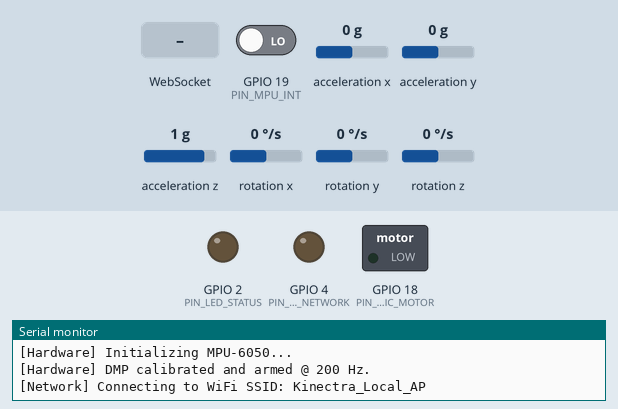
Recording of a program running on a simulated ESP32. Parts: switched loads named in the program (green lamp = pin HIGH), output pins drawn as LEDs (lit = HIGH), the last lines printed to the serial monitor. The test bench sets the inputs (shaded band); at power-on: GPIO 19 (PIN_MPU_INT) LOW, acceleration x 0 g, acceleration y 0 g, acceleration z 1 g, rotation x 0 °/s, rotation y 0 °/s, rotation z 0 °/s. WiFi joins after 1.5 s; servers stay silent unless stated; the sensor or clock chip raises its interrupt line as the real part does.

Above: at 1.1 s.
At 3.4 s:
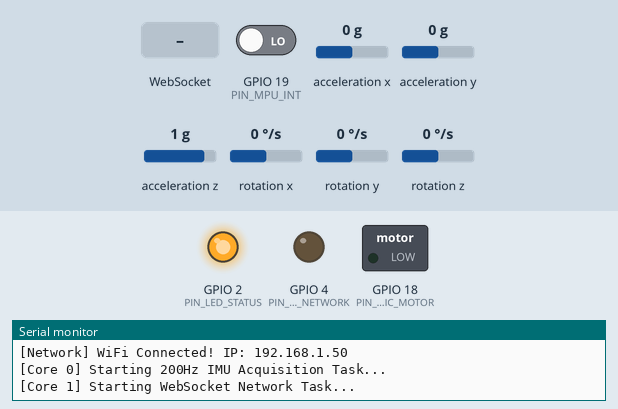
3.5 s: WebSocket text "HAPTIC_PULSE" received
At 4.3 s:
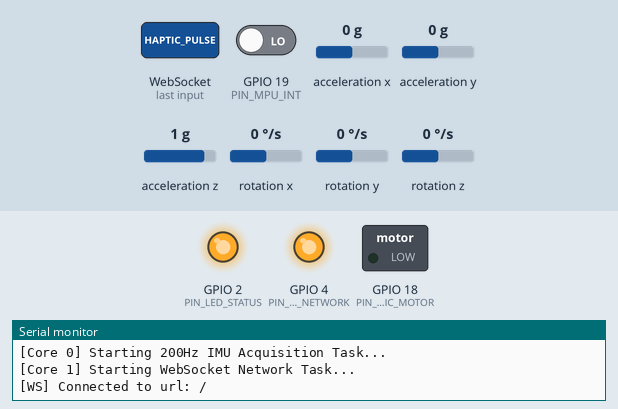
Timing chart, 0 to 6.5 s (numbered marks = the images above; inputs shaded):
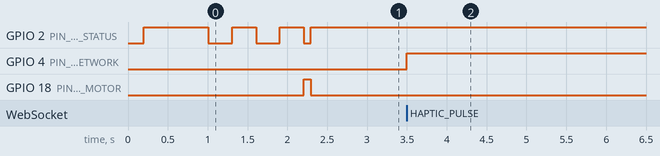

The program:

main.cpp
```cpp
/**
 * ============================================================================
 * Kinectra Sports Biomechanics — Edge Hardware Firmware
 * Microcontroller: ESP32-WROOM-32D
 * Authors: Sharad Singh (@sharad619619)
 * Description: High-speed 200Hz 6-DOF IMU motion ingestion, DMP processing,
 *              sensor-fusion telemetry streaming via WebSockets, and real-time
 *              tactile feedback triggering.
 * ============================================================================
 */

#include <Arduino.h>
#include <WiFi.h>
#include <WebSocketsClient.h>
#include <ArduinoJson.h>
#include <Wire.h>
#include "I2Cdev.h"
#include "MPU6050_6Axis_MotionApps20.h"
#include "config.h"

// Hardware Objects
MPU6050 mpu;
WebSocketsClient webSocket;

// FreeRTOS Task Handles
TaskHandle_t TaskIMUHandle;
TaskHandle_t TaskNetworkHandle;
QueueHandle_t telemetryQueue;

// MPU Control & Status Variables
bool dmpReady = false;
uint8_t mpuIntStatus;
uint8_t devStatus;
uint16_t packetSize;
uint16_t fifoCount;
uint8_t fifoBuffer[64];

// Orientation & Motion Containers
Quaternion q;           // [w, x, y, z] quaternion container
VectorInt16 aa;         // [x, y, z] accel sensor measurements
VectorInt16 aaReal;     // [x, y, z] gravity-free accel measurements
VectorInt16 aaWorld;    // [x, y, z] world-frame accel measurements
VectorFloat gravity;    // [x, y, z] gravity vector
float ypr[3];           // [yaw, pitch, roll] in radians

// Struct for inter-task communication
struct TelemetryFrame {
    uint32_t timestamp_ms;
    float yaw;
    float pitch;
    float roll;
    float accel_x_g;
    float accel_y_g;
    float accel_z_g;
    float gyro_x_dps;
    float gyro_y_dps;
    float gyro_z_dps;
    float total_g;
    bool impact_detected;
};

volatile bool mpuInterrupt = false;
void IRAM_ATTR dmpDataReady() {
    mpuInterrupt = true;
}

// ============================================================================
// Haptic Alert Driver
// ============================================================================
void triggerHapticFeedback(uint16_t duration_ms) {
    digitalWrite(PIN_HAPTIC_MOTOR, HIGH);
    vTaskDelay(pdMS_TO_TICKS(duration_ms));
    digitalWrite(PIN_HAPTIC_MOTOR, LOW);
}

// ============================================================================
// WebSocket Event Handler (Core 1)
// ============================================================================
void webSocketEvent(WStype_t type, uint8_t * payload, size_t length) {
    switch(type) {
        case WStype_DISCONNECTED:
            digitalWrite(PIN_LED_NETWORK, LOW);
            Serial.println("[WS] Disconnected from Biomechanics Gateway");
            break;
        case WStype_CONNECTED:
            digitalWrite(PIN_LED_NETWORK, HIGH);
            Serial.printf("[WS] Connected to url: %s\n", payload);
            break;
        case WStype_TEXT: {
            // Parse inbound feedback commands from backend/AI
            StaticJsonDocument<256> doc;
            DeserializationError err = deserializeJson(doc, payload, length);
            if (!err) {
                const char* command = doc["cmd"] | "";
                if (strcmp(command, "HAPTIC_PULSE") == 0) {
                    uint16_t duration = doc["duration_ms"] | HAPTIC_PULSE_WARN_MS;
                    triggerHapticFeedback(duration);
                }
            }
            break;
        }
        case WStype_BIN:
        case WStype_ERROR:
        default:
            break;
    }
}

// ============================================================================
// Task 1: High-Speed IMU Data Ingestion (Pinned to Core 0)
// ============================================================================
void TaskIMU(void * pvParameters) {
    Serial.println("[Core 0] Starting 200Hz IMU Acquisition Task...");

    TickType_t xLastWakeTime = xTaskGetTickCount();
    const TickType_t xFrequency = pdMS_TO_TICKS(5); // 5ms = 200 Hz

    for(;;) {
        if (dmpReady && mpuInterrupt) {
            mpuInterrupt = false;
            mpuIntStatus = mpu.getIntStatus();
            fifoCount = mpu.getFIFOCount();

            if ((mpuIntStatus & 0x10) || fifoCount == 1024) {
                mpu.resetFIFO();
                Serial.println("[IMU] FIFO Overflow detected and reset");
            } else if (mpuIntStatus & 0x02) {
                while (fifoCount < packetSize) fifoCount = mpu.getFIFOCount();
                mpu.getFIFOBytes(fifoBuffer, packetSize);
                fifoCount -= packetSize;

                // Decode DMP orientation & gravity vectors
                mpu.dmpGetQuaternion(&q, fifoBuffer);
                mpu.dmpGetGravity(&gravity, &q);
                mpu.dmpGetYawPitchRoll(ypr, &q, &gravity);
                mpu.dmpGetAccel(&aa, fifoBuffer);
                mpu.dmpGetLinearAccel(&aaReal, &aa, &gravity);

                TelemetryFrame frame;
                frame.timestamp_ms = millis();
                frame.yaw = ypr[0] * 180.0f / M_PI;
                frame.pitch = ypr[1] * 180.0f / M_PI;
                frame.roll = ypr[2] * 180.0f / M_PI;

                // Conversion to G and deg/s
                frame.accel_x_g = (float)aaReal.x / 2048.0f; // Scale factor for +/- 16g
                frame.accel_y_g = (float)aaReal.y / 2048.0f;
                frame.accel_z_g = (float)aaReal.z / 2048.0f;
                frame.total_g = sqrtf(frame.accel_x_g * frame.accel_x_g +
                                      frame.accel_y_g * frame.accel_y_g +
                                      frame.accel_z_g * frame.accel_z_g);

                // Detect bat impact spike or sudden bowling arm release deceleration
                frame.impact_detected = (frame.total_g > 6.5f);

                // Send frame to non-blocking network queue
                xQueueOverwrite(telemetryQueue, &frame);
            }
        }
        vTaskDelayUntil(&xLastWakeTime, xFrequency);
    }
}

// ============================================================================
// Task 2: Network & WebSocket Stream (Pinned to Core 1)
// ============================================================================
void TaskNetwork(void * pvParameters) {
    Serial.println("[Core 1] Starting WebSocket Network Task...");

    TelemetryFrame currentFrame;
    StaticJsonDocument<384> doc;
    char jsonBuffer[384];

    for(;;) {
        webSocket.loop();

        if (xQueueReceive(telemetryQueue, &currentFrame, pdMS_TO_TICKS(10)) == pdTRUE) {
            if (webSocket.isConnected()) {
                doc.clear();
                doc["node_id"] = "kinectra-node-alpha";
                doc["ts"] = currentFrame.timestamp_ms;

                JsonObject euler = doc.createNestedObject("euler");
                euler["y"] = round(currentFrame.yaw * 10.0f) / 10.0f;
                euler["p"] = round(currentFrame.pitch * 10.0f) / 10.0f;
                euler["r"] = round(currentFrame.roll * 10.0f) / 10.0f;

                JsonObject acc = doc.createNestedObject("acc");
                acc["x"] = round(currentFrame.accel_x_g * 100.0f) / 100.0f;
                acc["y"] = round(currentFrame.accel_y_g * 100.0f) / 100.0f;
                acc["z"] = round(currentFrame.accel_z_g * 100.0f) / 100.0f;
                acc["mag"] = round(currentFrame.total_g * 100.0f) / 100.0f;

                doc["impact"] = currentFrame.impact_detected;

                serializeJson(doc, jsonBuffer);
                webSocket.sendTXT(jsonBuffer);
            }
        }
        vTaskDelay(pdMS_TO_TICKS(2));
    }
}

// ============================================================================
// Main Initialization & Setup
// ============================================================================
void setup() {
    Serial.begin(115200);
    delay(200);
    Serial.println("\n=== KINECTRA HARDWARE NODE V1.0 ===");

    // Pin Configurations
    pinMode(PIN_LED_STATUS, OUTPUT);
    pinMode(PIN_LED_NETWORK, OUTPUT);
    pinMode(PIN_HAPTIC_MOTOR, OUTPUT);
    pinMode(PIN_MPU_INT, INPUT);

    digitalWrite(PIN_LED_STATUS, HIGH);
    digitalWrite(PIN_HAPTIC_MOTOR, LOW);

    // Initialize I2C Bus @ 400kHz Fast Mode
    Wire.begin(PIN_I2C_SDA, PIN_I2C_SCL, 400000);

    // Initialize MPU-6050
    Serial.println("[Hardware] Initializing MPU-6050...");
    mpu.initialize();
    devStatus = mpu.dmpInitialize();

    // Factory calibration offsets
    mpu.setXAccelOffset(-2850);
    mpu.setYAccelOffset(1420);
    mpu.setZAccelOffset(1780);
    mpu.setXGyroOffset(42);
    mpu.setYGyroOffset(-18);
    mpu.setZGyroOffset(12);

    if (devStatus == 0) {
        mpu.CalibrateAccel(6);
        mpu.CalibrateGyro(6);
        mpu.setDMPEnabled(true);

        attachInterrupt(digitalPinToInterrupt(PIN_MPU_INT), dmpDataReady, RISING);
        mpuIntStatus = mpu.getIntStatus();
        packetSize = mpu.dmpGetFIFOPacketSize();
        dmpReady = true;
        Serial.println("[Hardware] DMP calibrated and armed @ 200 Hz.");
    } else {
        Serial.printf("[Hardware] DMP Initialization failed (code %d)\n", devStatus);
    }

    // Connect to WiFi
    Serial.printf("[Network] Connecting to WiFi SSID: %s\n", WIFI_SSID);
    WiFi.mode(WIFI_STA);
    WiFi.begin(WIFI_SSID, WIFI_PASSWORD);

    int retries = 0;
    while (WiFi.status() != WL_CONNECTED && retries < 20) {
        delay(300);
        digitalWrite(PIN_LED_STATUS, !digitalRead(PIN_LED_STATUS));
        retries++;
    }

    if (WiFi.status() == WL_CONNECTED) {
        Serial.printf("[Network] WiFi Connected! IP: %s\n", WiFi.localIP().toString().c_str());
        webSocket.begin(WS_SERVER_HOST, WS_SERVER_PORT, WS_ENDPOINT);
        webSocket.onEvent(webSocketEvent);
        webSocket.setReconnectInterval(2000);
    } else {
        Serial.println("[Network] Running in standalone local offline buffer mode.");
    }

    // Create FreeRTOS Queue for 1-element telemetry frame exchange
    telemetryQueue = xQueueCreate(1, sizeof(TelemetryFrame));

    // Launch Dual-Core Tasks
    xTaskCreatePinnedToCore(TaskIMU, "TaskIMU", 4096, NULL, 3, &TaskIMUHandle, 0);
    xTaskCreatePinnedToCore(TaskNetwork, "TaskNetwork", 4096, NULL, 2, &TaskNetworkHandle, 1);

    // Boot complete haptic chirp
    triggerHapticFeedback(HAPTIC_PULSE_SHORT_MS);
    digitalWrite(PIN_LED_STATUS, HIGH);
}

void loop() {
    // Primary execution managed by FreeRTOS tasks
    vTaskDelay(pdMS_TO_TICKS(1000));
}
```

config.h
```cpp
#ifndef KINECTRA_CONFIG_H
#define KINECTRA_CONFIG_H

#include <Arduino.h>

// ==========================================
// Network & Gateway Configuration
// ==========================================
#define WIFI_SSID             "Kinectra_Local_AP"
#define WIFI_PASSWORD         "biomechanics2026"
#define WS_SERVER_HOST        "192.168.1.100"
#define WS_SERVER_PORT        8000
#define WS_ENDPOINT           "/ws/hardware"

// ==========================================
// Hardware Pin Definitions
// ==========================================
#define PIN_I2C_SDA           21
#define PIN_I2C_SCL           22
#define PIN_MPU_INT           19
#define PIN_HAPTIC_MOTOR      18
#define PIN_LED_STATUS        2
#define PIN_LED_NETWORK       4
#define PIN_BATTERY_ADC       34

// ==========================================
// Sensor Telemetry Parameters
// ==========================================
#define IMU_SAMPLE_RATE_HZ    200
#define IMU_FIFO_PACKET_SIZE  42
#define MPU_ACCEL_SCALE_G     16.0f   // +/- 16g
#define MPU_GYRO_SCALE_DPS    2000.0f // +/- 2000 deg/s

// ==========================================
// Haptic Alert Durations
// ==========================================
#define HAPTIC_PULSE_SHORT_MS 80
#define HAPTIC_PULSE_WARN_MS  250
#define HAPTIC_PULSE_ALARM_MS 500

#endif // KINECTRA_CONFIG_H
```

Measured:
- after the input at 3.5 s, GPIO 4 (PIN_LED_NETWORK): LOW → HIGH at once
